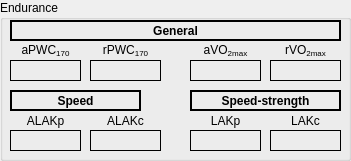
  <widget class="QGroupBox" name="groupBox_6">
   <property name="geometry">
    <rect>
     <x>320</x>
     <y>150</y>
     <width>351</width>
     <height>161</height>
    </rect>
   </property>
   <property name="title">
    <string>Endurance</string>
   </property>
   <widget class="QWidget" name="horizontalLayoutWidget_7">
    <property name="geometry">
     <rect>
      <x>10</x>
      <y>20</y>
      <width>331</width>
      <height>21</height>
     </rect>
    </property>
    <layout class="QHBoxLayout" name="horizontalLayout_7">
     <item>
      <widget class="QLabel" name="label_4">
       <property name="font">
        <font>
         <weight>75</weight>
         <bold>true</bold>
        </font>
       </property>
       <property name="frameShape">
        <enum>QFrame::WinPanel</enum>
       </property>
       <property name="text">
        <string>General</string>
       </property>
       <property name="alignment">
        <set>Qt::AlignCenter</set>
       </property>
      </widget>
     </item>
    </layout>
   </widget>
   <widget class="QWidget" name="horizontalLayoutWidget_9">
    <property name="geometry">
     <rect>
      <x>10</x>
      <y>40</y>
      <width>71</width>
      <height>21</height>
     </rect>
    </property>
    <layout class="QHBoxLayout" name="horizontalLayout_9">
     <item>
      <widget class="QLabel" name="label_5">
       <property name="text">
        <string>aPWC&lt;sub&gt;170</string>
       </property>
       <property name="alignment">
        <set>Qt::AlignCenter</set>
       </property>
      </widget>
     </item>
    </layout>
   </widget>
   <widget class="QWidget" name="horizontalLayoutWidget_10">
    <property name="geometry">
     <rect>
      <x>90</x>
      <y>40</y>
      <width>71</width>
      <height>21</height>
     </rect>
    </property>
    <layout class="QHBoxLayout" name="horizontalLayout_10">
     <item>
      <widget class="QLabel" name="label_6">
       <property name="text">
        <string>rPWC&lt;sub&gt;170</string>
       </property>
       <property name="alignment">
        <set>Qt::AlignCenter</set>
       </property>
      </widget>
     </item>
    </layout>
   </widget>
   <widget class="QWidget" name="verticalLayoutWidget_2">
    <property name="geometry">
     <rect>
      <x>10</x>
      <y>60</y>
      <width>71</width>
      <height>21</height>
     </rect>
    </property>
    <layout class="QVBoxLayout" name="verticalLayout_2">
     <item>
      <widget class="QLabel" name="labelaPWC170">
       <property name="font">
        <font>
         <weight>75</weight>
         <bold>true</bold>
        </font>
       </property>
       <property name="frameShape">
        <enum>QFrame::Box</enum>
       </property>
       <property name="text">
        <string/>
       </property>
      </widget>
     </item>
    </layout>
   </widget>
   <widget class="QWidget" name="verticalLayoutWidget_3">
    <property name="geometry">
     <rect>
      <x>90</x>
      <y>60</y>
      <width>71</width>
      <height>21</height>
     </rect>
    </property>
    <layout class="QVBoxLayout" name="verticalLayout_3">
     <item>
      <widget class="QLabel" name="labeloPWC170">
       <property name="font">
        <font>
         <weight>75</weight>
         <bold>true</bold>
        </font>
       </property>
       <property name="frameShape">
        <enum>QFrame::Box</enum>
       </property>
       <property name="text">
        <string/>
       </property>
      </widget>
     </item>
    </layout>
   </widget>
   <widget class="QWidget" name="verticalLayoutWidget_4">
    <property name="geometry">
     <rect>
      <x>270</x>
      <y>60</y>
      <width>71</width>
      <height>21</height>
     </rect>
    </property>
    <layout class="QVBoxLayout" name="verticalLayout_6">
     <item>
      <widget class="QLabel" name="labeloMPK">
       <property name="font">
        <font>
         <weight>75</weight>
         <bold>true</bold>
        </font>
       </property>
       <property name="frameShape">
        <enum>QFrame::Box</enum>
       </property>
       <property name="text">
        <string/>
       </property>
      </widget>
     </item>
    </layout>
   </widget>
   <widget class="QWidget" name="horizontalLayoutWidget_11">
    <property name="geometry">
     <rect>
      <x>190</x>
      <y>40</y>
      <width>71</width>
      <height>21</height>
     </rect>
    </property>
    <layout class="QHBoxLayout" name="horizontalLayout_25">
     <item>
      <widget class="QLabel" name="label_15">
       <property name="text">
        <string>aVO&lt;sub&gt;2max</string>
       </property>
       <property name="alignment">
        <set>Qt::AlignCenter</set>
       </property>
      </widget>
     </item>
    </layout>
   </widget>
   <widget class="QWidget" name="horizontalLayoutWidget_12">
    <property name="geometry">
     <rect>
      <x>270</x>
      <y>40</y>
      <width>71</width>
      <height>21</height>
     </rect>
    </property>
    <layout class="QHBoxLayout" name="horizontalLayout_26">
     <item>
      <widget class="QLabel" name="label_16">
       <property name="text">
        <string>rVO&lt;sub&gt;2max</string>
       </property>
       <property name="alignment">
        <set>Qt::AlignCenter</set>
       </property>
      </widget>
     </item>
    </layout>
   </widget>
   <widget class="QWidget" name="verticalLayoutWidget_5">
    <property name="geometry">
     <rect>
      <x>190</x>
      <y>60</y>
      <width>71</width>
      <height>21</height>
     </rect>
    </property>
    <layout class="QVBoxLayout" name="verticalLayout_7">
     <item>
      <widget class="QLabel" name="labelaMPK">
       <property name="font">
        <font>
         <weight>75</weight>
         <bold>true</bold>
        </font>
       </property>
       <property name="frameShape">
        <enum>QFrame::Box</enum>
       </property>
       <property name="text">
        <string/>
       </property>
      </widget>
     </item>
    </layout>
   </widget>
   <widget class="QWidget" name="horizontalLayoutWidget_8">
    <property name="geometry">
     <rect>
      <x>10</x>
      <y>90</y>
      <width>131</width>
      <height>21</height>
     </rect>
    </property>
    <layout class="QHBoxLayout" name="horizontalLayout_8">
     <item>
      <widget class="QLabel" name="label_17">
       <property name="font">
        <font>
         <weight>75</weight>
         <bold>true</bold>
        </font>
       </property>
       <property name="frameShape">
        <enum>QFrame::WinPanel</enum>
       </property>
       <property name="text">
        <string>Speed</string>
       </property>
       <property name="alignment">
        <set>Qt::AlignCenter</set>
       </property>
      </widget>
     </item>
    </layout>
   </widget>
   <widget class="QWidget" name="horizontalLayoutWidget_25">
    <property name="geometry">
     <rect>
      <x>190</x>
      <y>90</y>
      <width>151</width>
      <height>21</height>
     </rect>
    </property>
    <layout class="QHBoxLayout" name="horizontalLayout_27">
     <item>
      <widget class="QLabel" name="label_18">
       <property name="font">
        <font>
         <weight>75</weight>
         <bold>true</bold>
        </font>
       </property>
       <property name="frameShape">
        <enum>QFrame::WinPanel</enum>
       </property>
       <property name="text">
        <string>Speed-strength</string>
       </property>
       <property name="alignment">
        <set>Qt::AlignCenter</set>
       </property>
      </widget>
     </item>
    </layout>
   </widget>
   <widget class="QWidget" name="horizontalLayoutWidget_26">
    <property name="geometry">
     <rect>
      <x>10</x>
      <y>110</y>
      <width>71</width>
      <height>21</height>
     </rect>
    </property>
    <layout class="QHBoxLayout" name="horizontalLayout_28">
     <item>
      <widget class="QLabel" name="label_19">
       <property name="text">
        <string>ALAKp</string>
       </property>
       <property name="alignment">
        <set>Qt::AlignCenter</set>
       </property>
      </widget>
     </item>
    </layout>
   </widget>
   <widget class="QWidget" name="verticalLayoutWidget_6">
    <property name="geometry">
     <rect>
      <x>10</x>
      <y>130</y>
      <width>71</width>
      <height>21</height>
     </rect>
    </property>
    <layout class="QVBoxLayout" name="verticalLayout_8">
     <item>
      <widget class="QLabel" name="labelALAKm">
       <property name="font">
        <font>
         <weight>75</weight>
         <bold>true</bold>
        </font>
       </property>
       <property name="frameShape">
        <enum>QFrame::Box</enum>
       </property>
       <property name="text">
        <string/>
       </property>
      </widget>
     </item>
    </layout>
   </widget>
   <widget class="QWidget" name="horizontalLayoutWidget_27">
    <property name="geometry">
     <rect>
      <x>90</x>
      <y>110</y>
      <width>71</width>
      <height>21</height>
     </rect>
    </property>
    <layout class="QHBoxLayout" name="horizontalLayout_29">
     <item>
      <widget class="QLabel" name="label_20">
       <property name="text">
        <string>ALAKc</string>
       </property>
       <property name="alignment">
        <set>Qt::AlignCenter</set>
       </property>
      </widget>
     </item>
    </layout>
   </widget>
   <widget class="QWidget" name="verticalLayoutWidget_7">
    <property name="geometry">
     <rect>
      <x>90</x>
      <y>130</y>
      <width>71</width>
      <height>21</height>
     </rect>
    </property>
    <layout class="QVBoxLayout" name="verticalLayout_9">
     <item>
      <widget class="QLabel" name="labelALAKe">
       <property name="font">
        <font>
         <weight>75</weight>
         <bold>true</bold>
        </font>
       </property>
       <property name="frameShape">
        <enum>QFrame::Box</enum>
       </property>
       <property name="text">
        <string/>
       </property>
      </widget>
     </item>
    </layout>
   </widget>
   <widget class="QWidget" name="horizontalLayoutWidget_28">
    <property name="geometry">
     <rect>
      <x>190</x>
      <y>110</y>
      <width>71</width>
      <height>21</height>
     </rect>
    </property>
    <layout class="QHBoxLayout" name="horizontalLayout_30">
     <item>
      <widget class="QLabel" name="label_21">
       <property name="text">
        <string>LAKp</string>
       </property>
       <property name="alignment">
        <set>Qt::AlignCenter</set>
       </property>
      </widget>
     </item>
    </layout>
   </widget>
   <widget class="QWidget" name="verticalLayoutWidget_8">
    <property name="geometry">
     <rect>
      <x>190</x>
      <y>130</y>
      <width>71</width>
      <height>21</height>
     </rect>
    </property>
    <layout class="QVBoxLayout" name="verticalLayout_10">
     <item>
      <widget class="QLabel" name="labelLAKm">
       <property name="font">
        <font>
         <weight>75</weight>
         <bold>true</bold>
        </font>
       </property>
       <property name="frameShape">
        <enum>QFrame::Box</enum>
       </property>
       <property name="text">
        <string/>
       </property>
      </widget>
     </item>
    </layout>
   </widget>
   <widget class="QWidget" name="horizontalLayoutWidget_29">
    <property name="geometry">
     <rect>
      <x>270</x>
      <y>110</y>
      <width>71</width>
      <height>21</height>
     </rect>
    </property>
    <layout class="QHBoxLayout" name="horizontalLayout_31">
     <item>
      <widget class="QLabel" name="label_22">
       <property name="text">
        <string>LAKc</string>
       </property>
       <property name="alignment">
        <set>Qt::AlignCenter</set>
       </property>
      </widget>
     </item>
    </layout>
   </widget>
   <widget class="QWidget" name="verticalLayoutWidget_9">
    <property name="geometry">
     <rect>
      <x>270</x>
      <y>130</y>
      <width>71</width>
      <height>21</height>
     </rect>
    </property>
    <layout class="QVBoxLayout" name="verticalLayout_11">
     <item>
      <widget class="QLabel" name="labelLAKe">
       <property name="font">
        <font>
         <weight>75</weight>
         <bold>true</bold>
        </font>
       </property>
       <property name="frameShape">
        <enum>QFrame::Box</enum>
       </property>
       <property name="text">
        <string/>
       </property>
      </widget>
     </item>
    </layout>
   </widget>
  </widget>
